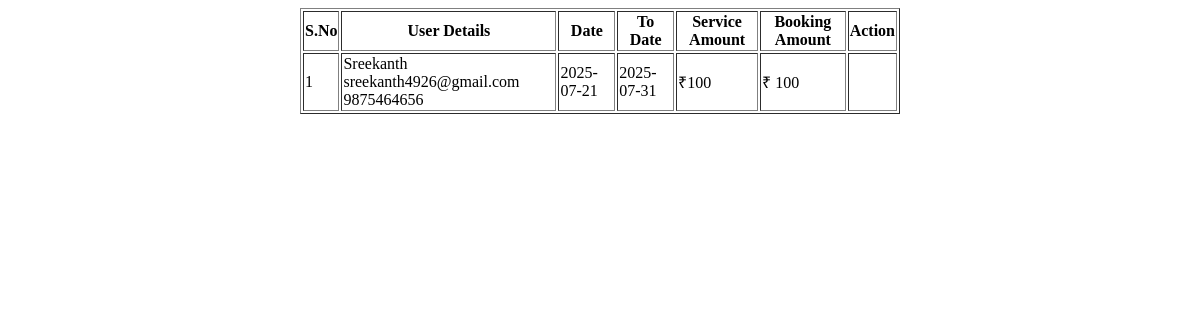
Page /Project/ServiceCenter/ViewBooking.php (signed in) on the earlier database version.
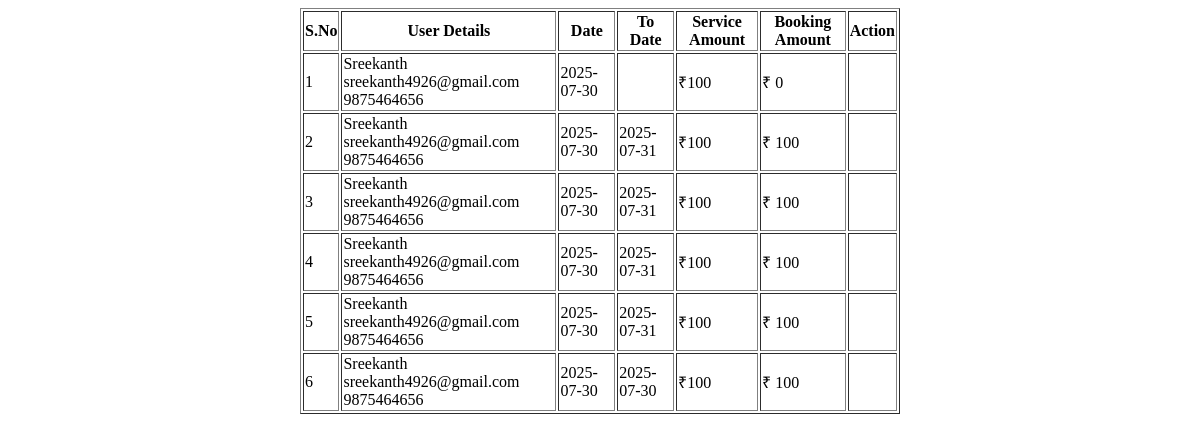
Same page on the later database version.
### tables this page shows
CREATE TABLE `tbl_booking` (
  `booking_id` int(11) NOT NULL,
  `booking_date` varchar(60) NOT NULL,
  `booking_todate` varchar(60) NOT NULL,
  `booking_amount` int(60) NOT NULL,
  `booking_status` int(11) NOT NULL DEFAULT 0,
  `user_id` int(11) NOT NULL
);

CREATE TABLE `tbl_user` (
  `user_id` int(11) NOT NULL,
  `user_name` varchar(30) NOT NULL,
  `user_email` varchar(40) NOT NULL,
  `user_contact` varchar(30) NOT NULL,
  `user_address` varchar(50) NOT NULL,
  `user_photo` varchar(200) NOT NULL,
  `user_password` varchar(30) NOT NULL,
  `place_id` int(11) NOT NULL
);

CREATE TABLE `tbl_serviceamount` (
  `serviceamount_id` int(11) NOT NULL,
  `serviceamount_price` int(50) NOT NULL,
  `servicecenter_id` int(11) NOT NULL,
  `servicetype_id` int(11) NOT NULL
);

### Project/ServiceCenter/ViewBooking.php (the view, shortened to what this page needs)
<!DOCTYPE html PUBLIC "-//W3C//DTD XHTML 1.0 Transitional//EN" "http://www.w3.org/TR/xhtml1/DTD/xhtml1-transitional.dtd">
<html xmlns="http://www.w3.org/1999/xhtml">
<head>
</head>
<body>
<?php
include("../Assets/Connection/Connection.php");
$sid = $_SESSION["sid"];
$selqry = "SELECT b.booking_id, b.booking_date, b.booking_todate, b.booking_amount, ss.singleservice_id, sa.serviceamount_price , u.user_name,u.user_email,u.user_contact FROM tbl_booking b INNER JOIN tbl_singleservice ss ON b.booking_id = ss.booking_id INNER JOIN tbl_serviceamount sa ON ss.serviceamount_id = sa.serviceamount_id inner join tbl_user u on u.user_id=b.user_id WHERE servicecenter_id  = '$sid' ORDER BY b.booking_date DESC";
$result = $Con->query($selqry);
?>
<form id="form1" name="form1" method="post" action="">
  <table width="600" border="1" align="center">
    <tr>
      <th>S.No</th>
      <th>User Details</th>
      <th>Date</th>
      <th>To Date</th>
      <th>Service Amount</th>
      <th>Booking Amount</th>
      <th>Action</th>
    </tr>
    <?php
    if ($result->num_rows > 0) {
        $i = 1;
        while ($row = $result->fetch_assoc()) {
          ?>
           <tr>
           <td><?php echo  $i++ ?></td>
           <td> <?php echo $row["user_name"] ?><br>
          <?php echo $row["user_email"] ?>
            <?php echo $row["user_contact"] ?></td>
           <td> <?php echo $row["booking_date"] ?></td>
           <td><?php echo  $row["booking_todate"] ?></td>
           <td>₹<?php echo  $row["serviceamount_price"] ?></td>
           <td>₹ <?php echo $row["booking_amount"] ?></td>
           <td></td>
           </tr>
            <?php
        }
    } else {
        echo "<tr><td colspan='6'>No service bookings found.</td></tr>";
    }
    ?>
  </table>
</form>
</body>
</html>

Differences in the rows shown:
added tbl_booking: user.user_name "Sreekanth", user.user_email "sreekanth4926@gmail.com", user.user_contact "9875464656", booking_date "2025-07-30", tbl_serviceamount.serviceamount_price "100", booking_amount "0"
changed tbl_booking (number 2 of 6 on the later page): booking_date "2025-07-21" → "2025-07-30"
added tbl_booking: user.user_name "Sreekanth", user.user_email "sreekanth4926@gmail.com", user.user_contact "9875464656", booking_date "2025-07-30", booking_todate "2025-07-31", tbl_serviceamount.serviceamount_price "100", booking_amount "100"
added tbl_booking: user.user_name "Sreekanth", user.user_email "sreekanth4926@gmail.com", user.user_contact "9875464656", booking_date "2025-07-30", booking_todate "2025-07-31", tbl_serviceamount.serviceamount_price "100", booking_amount "100"
added tbl_booking: user.user_name "Sreekanth", user.user_email "sreekanth4926@gmail.com", user.user_contact "9875464656", booking_date "2025-07-30", booking_todate "2025-07-31", tbl_serviceamount.serviceamount_price "100", booking_amount "100"
added tbl_booking: user.user_name "Sreekanth", user.user_email "sreekanth4926@gmail.com", user.user_contact "9875464656", booking_date "2025-07-30", booking_todate "2025-07-30", tbl_serviceamount.serviceamount_price "100", booking_amount "100"
